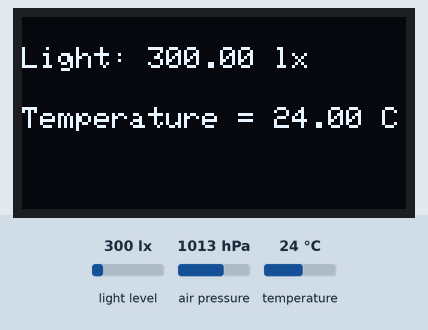
Simulated run of this sketch. Board: ESP32. Parts: 128×64 one-colour display. Inputs (shaded band) come from the test bench; at power-on: light level 300 lx, temperature 24 °C, air pressure 1013 hPa. WiFi joins after 1.5 s; servers stay silent unless stated; what the sketch prints to the serial monitor is not drawn.

Above: at 3.0 s.
3.1 s: light level set to 40 lx
At 5.6 s:
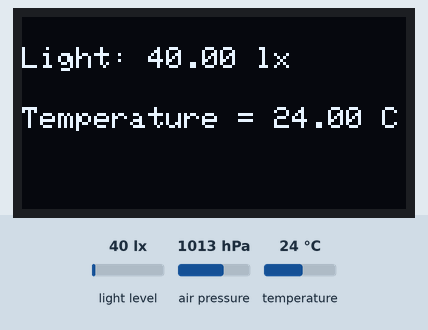
6.4 s: temperature set to 12 °C
At 9.0 s:
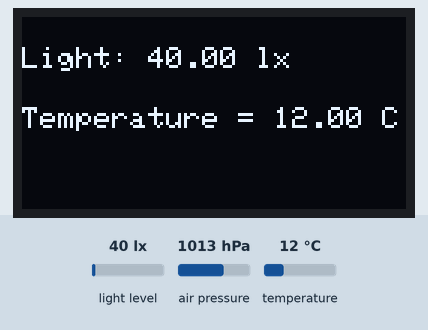
9.5 s: light level set to 500 lx
At 12.3 s:
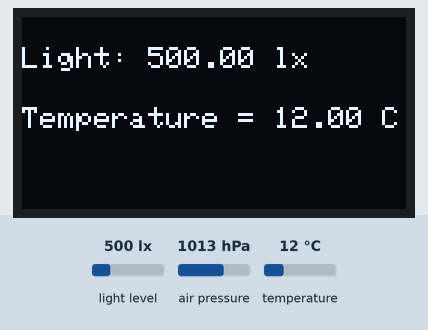
12.6 s: temperature set to 19 °C
Timing chart, 0 to 15.6 s (numbered marks = the images above; inputs shaded):
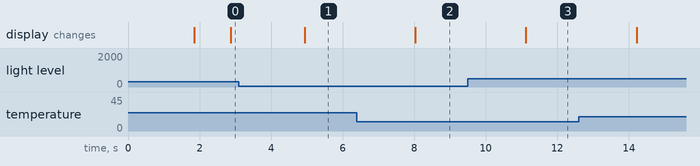

The sketch:

LED-tester_met_Blynk.ino
```cpp
#define BLYNK_PRINT Serial
#include <WiFi.h>
#include <WiFiClient.h>
#include <BlynkSimpleEsp32.h>

char auth[] = "iyFDjTSp0yOimpvd_AtXzQ7LQ9UHWpWJ";

char ssid[] = ""; //ssid here
char pass[] = ""; //password here

#include <Wire.h>
#include <SPI.h>

#include <BH1750.h>
BH1750 lightMeter;

#include <Adafruit_BMP280.h>
Adafruit_BMP280 bmp; // use I2C interface
Adafruit_Sensor *bmp_temp = bmp.getTemperatureSensor();
Adafruit_Sensor *bmp_pressure = bmp.getPressureSensor();

#include <Adafruit_GFX.h>
#include <Adafruit_SSD1306.h>

#define SCREEN_WIDTH 128 // OLED display width, in pixels
#define SCREEN_HEIGHT 64 // OLED display height, in pixels
Adafruit_SSD1306 display(SCREEN_WIDTH, SCREEN_HEIGHT, &Wire, -1);


void setup() {
  Serial.begin(115200);
  delay(10);
  Serial.print("Connecting to ");
  Serial.println(ssid);

  WiFi.begin(ssid, pass);
  int wifi_ctr = 0;
  while (WiFi.status() != WL_CONNECTED) {
    delay(500);
    Serial.print(".");
  }

  Serial.println("WiFi connected");

  Blynk.begin(auth, ssid, pass);

  Wire.begin();
  lightMeter.begin();
  Serial.println(F("BH1750 Test"));
  Serial.println(F("BMP280 Sensor event test"));

  if (!bmp.begin()) {
    Serial.println(F("Could not find a valid BMP280 sensor, check wiring!"));
    while (1) delay(10);
  }

  bmp.setSampling(Adafruit_BMP280::MODE_NORMAL,     /* Operating Mode. */
                  Adafruit_BMP280::SAMPLING_X2,     /* Temp. oversampling */
                  Adafruit_BMP280::SAMPLING_X16,    /* Pressure oversampling */
                  Adafruit_BMP280::FILTER_X16,      /* Filtering. */
                  Adafruit_BMP280::STANDBY_MS_500); /* Standby time. */

  bmp_temp->printSensorDetails();

  if(!display.begin(SSD1306_SWITCHCAPVCC, 0x3C)) { // Address 0x3D for 128x64
    Serial.println(F("SSD1306 allocation failed"));
    for(;;);
  }

}

void loop() {
  Blynk.run();
  sensors_event_t temp_event, pressure_event;
  bmp_temp->getEvent(&temp_event);
  bmp_pressure->getEvent(&pressure_event);
  float lux = lightMeter.readLightLevel();
  delay(1000);
  display.clearDisplay();

  display.setTextSize(1);
  display.setTextColor(WHITE);
  display.setCursor(0, 10);
  display.print("Light: ");
  display.print(lux);
  display.println(" lx");
  display.setCursor(0, 30);
  display.print(F("Temperature = "));
  display.print(temp_event.temperature);
  display.println(" C");
  display.display();
  Blynk.virtualWrite(V1, lux);
  Blynk.virtualWrite(V2, temp_event.temperature);
}
```

Measured:
- after the input at 3.1 s, the display: changes after 1.8 s (image 1)
- after the input at 6.4 s, the display: changes after 1.6 s (image 2)
- after the input at 9.5 s, the display: changes after 1.6 s (image 3)
